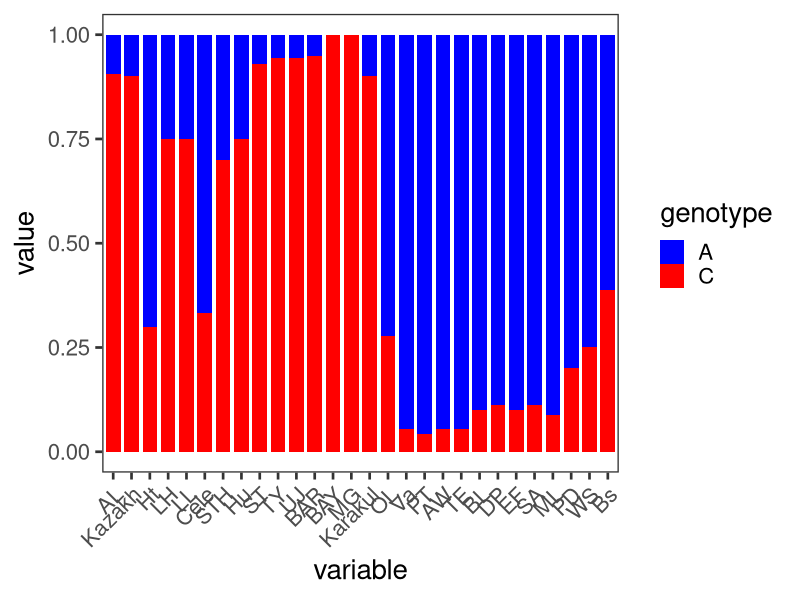
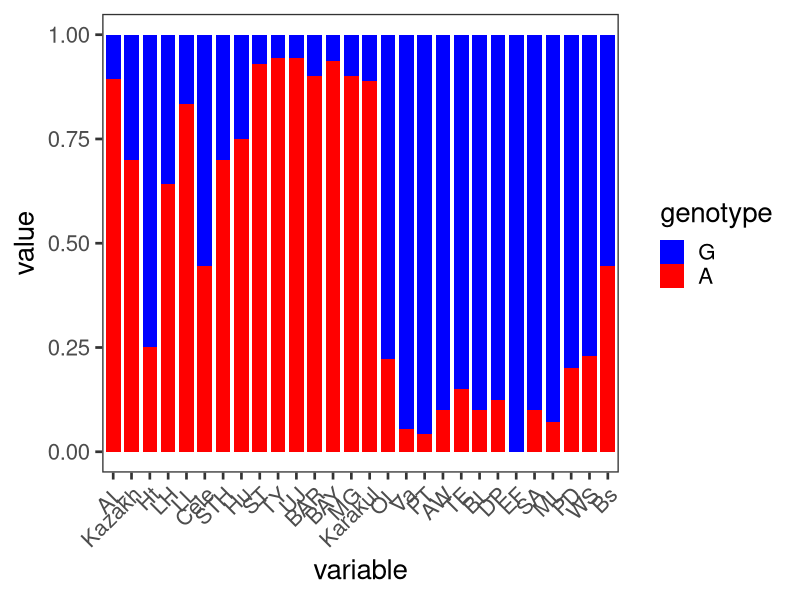

Recreate these plots in R, in order.
## ---- chunk 1
knitr::opts_chunk$set(echo = TRUE)
## ---- chunk 2
library(tidyverse)
library(data.table)
mydata_51760995 <- fread("mydata_51760995.txt")
mydata_51760995$genotype <- factor(mydata_51760995$genotype,levels=c("A","C"))
mydata_51760995$variable <- factor(mydata_51760995$variable,levels=
                         c('AL','Kazakh','Ht','LH','LL',
                           "Cele","STH","Hu","ST","TY","UJ","BAR","BAY","MG",
                           "Karakul","OL","Va","PT",
                           "AW","TE","BL","DP","EF","SA","ML","PD","WS","Bs"))
pinlv_51760995 <- ggplot(mydata_51760995,aes(variable, value),position="stack") +
  geom_bar(aes(fill = genotype), stat = "identity",color="black",linewidth=0,
           position = "fill", width = 0.8,data=mydata_51760995)+
 scale_fill_manual(values = c("A" = "blue", "C" = "red"))+
  theme_bw(base_size = 20)+
  theme(panel.grid = element_blank(),
       axis.text.x = element_text(angle = 45, hjust = 1))
pinlv_51760995
## ---- chunk 3
mydata_51825895 <- fread("mydata_51825895.txt")
mydata_51825895$genotype <- factor(mydata_51825895$genotype,levels=c("G","A"))
mydata_51825895$variable <- factor(mydata_51825895$variable,levels=
                         c('AL','Kazakh','Ht','LH','LL',
                           "Cele","STH","Hu","ST","TY","UJ","BAR","BAY","MG",
                           "Karakul","OL","Va","PT",
                           "AW","TE","BL","DP","EF","SA","ML","PD","WS","Bs"))
pinlv_51825895 <- ggplot(mydata_51825895,aes(variable, value),position="stack") +
  geom_bar(aes(fill = genotype), stat = "identity",color="black",linewidth=0,
           position = "fill", width = 0.8,data=mydata_51825895)+
 scale_fill_manual(values = c("G" = "blue", "A" = "red"))+
  theme_bw(base_size = 20)+
  theme(panel.grid = element_blank(),
       axis.text.x = element_text(angle = 45, hjust = 1))
pinlv_51825895
